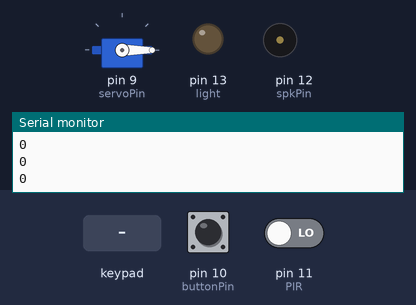
The sketch below on a simulated Arduino Uno, built with avr-gcc and run on an emulated ATmega328P. Shown: servo, output pins drawn as LEDs (lit = HIGH), buzzer (waves = sounding), the last lines printed to the serial monitor. The test bench sets the inputs (shaded band); at power-on: pin 11 (PIR) LOW, pin 10 (buttonPin) LOW.

Above: at 1.2 s.
1.3 s: pin 11 (PIR) driven HIGH
At 1.7 s:
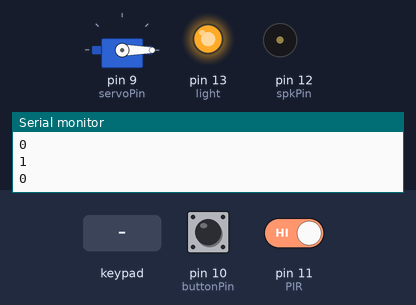
2.8 s: pin 10 (buttonPin) pulled HIGH for 0.15 s
At 3.25 s:
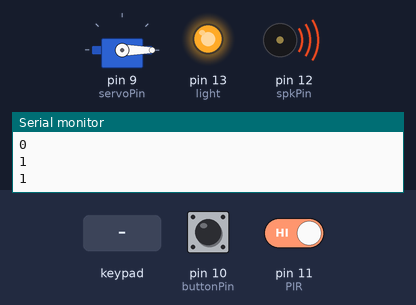
5.9 s: pin 10 (buttonPin) pulled HIGH for 3.2 s
At 7.6 s:
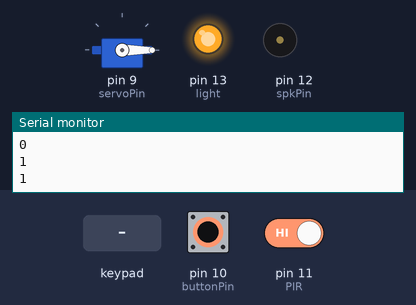
10.6 s: keypad keys 3 6 9 # pressed 0.4 s apart
At 13.0 s:
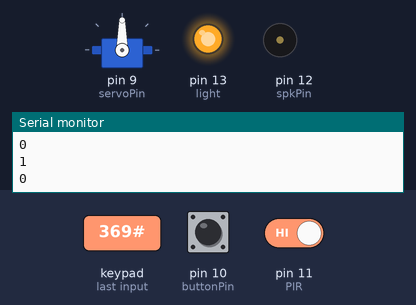
15.2 s: pin 10 (buttonPin) pulled HIGH for 1 s
At 18.4 s:
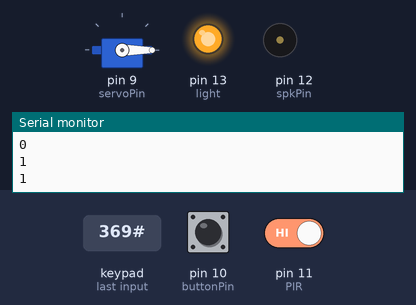
Timing chart, 0 to 20.2 s (numbered marks = the images above; inputs shaded):
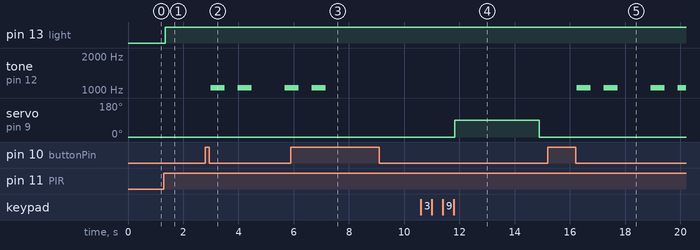

Measured:
- after the input at 1.3 s, pin 13 (light): LOW → HIGH at once
- after the input at 2.8 s, tone on pin 12 (spkPin): goes 1047 Hz 0.50 s, silent 0.48 s, 1047 Hz 0.50 s, silent 1.2 s, then 1047 Hz, starting after 0.20 s
- after the input at 5.9 s, tone on pin 12 (spkPin): goes on until 7.2 s, then stays silent
- after the input at 10.6 s, servo on pin 9 (servoPin): 0° → 90° after 1.2 s, → 0° 3.1 s later
- after the input at 15.2 s, tone on pin 12 (spkPin): goes 1047 Hz 0.50 s, silent 0.48 s, 1047 Hz 0.50 s, silent 1.2 s, 1047 Hz 0.50 s, silent 0.48 s, then 1047 Hz, starting after 1.1 s

The sketch:

MainProgram.ino
```cpp
#include <Servo.h> //include servo library
#include <Keypad.h> //includes the library for the keypad
#include "pitches.h" //includes pitches header file


#define light 13 // assign the keyword light to pin 13
#define spkPin 12 // assign the keyword spkPin to pin 12
#define PIR 11 // assign the keyword PIR to pin 11
#define buttonPin 10 // assign keyword buttonPin to pin 10
#define servoPin 9  //pin for the servo motor


int alarmState = false; //Variable for the push button status to open door
int valPIR = 0; //Value the PIR senses
const byte ROWS = 4; //4 rows for the keypad
const byte COLS = 3; //3 columns for the keypad
String password = "369#"; //password to open door
String passwordAttempt = ""; //empty string for the password attempt

//notes in the melody
int melody[] = {
  NOTE_C6, 0, NOTE_C6
};
//the duration of each note: 4 = quarter note, 8 = eighth note, etc...
int noteDurations[] = {
  2, 4, 2
};
//Keyboard layout
char keys[ROWS][COLS] = {
  {'1', '2', '3'},
  {'4', '5', '6'},
  {'7', '8', '9'},
  {'*', '0', '#'}
};
byte rowPins[ROWS] = {8, 7, 6, 5}; //connect to the row pins of the keypad
byte colPins[COLS] = {4, 3, 2}; //connect to the column pins of the keypad

Servo myServo;
Keypad keypad = Keypad( makeKeymap(keys), rowPins, colPins, ROWS, COLS );

/////////////////Setup Code////////////////////////////////////

void setup() {
  Serial.begin(9600);
  pinMode (buttonPin, INPUT);
  pinMode (PIR, INPUT);
  pinMode (light, OUTPUT);
  myServo.attach(servoPin);
}

////////////////////Main Code//////////////////////////////////

void loop() {
  doorCommand(); //This function checks a password to open the door
  checkAlarm(); //This function checks if the alarm is set or not
  valPIR = digitalRead(PIR); //reads the value the PIR is receiving
  Serial.println (valPIR); //prints the value to the serial monitor
  Serial.println (alarmState);
  //if the PIR detects someone turn the lights on
  if (valPIR == HIGH) {
    digitalWrite (light, HIGH);
    //if the alarm is set it will sound
    while (alarmState == 1) {
      alarmOn();
      checkAlarm();
    }
  }
  //if the PIR doesn't detect someone turn the lights off
  if (valPIR == LOW)
    digitalWrite (light, LOW);
}

//////////////////Functions///////////////////////////////////////////

void doorCommand() {
  char key = keypad.getKey(); //get the character from keypad
  if (key) {
    //Serial.println(key);
    passwordAttempt += String(key); //add character to string attempt
  }
  if (passwordAttempt.equals(password)) {
    myServo.write(90); //set servo to midpoint (open door)
    delay (3000); //precaution delay
    passwordAttempt = "";
  }
  else {
    myServo.write(0); // servo position is 0 (door closed)
    delay (1); //door open delay
  }
}

void alarmOn () {
  // iterate over the notes of the melody:
  for (int thisNote = 0; thisNote < 3; thisNote++) {

    // to calculate the note duration, take one second divided by the note type.
    //e.g. quarter note = 1000 / 4, eighth note = 1000/8, etc.
    int noteDuration = 1000 / noteDurations[thisNote];
    tone(spkPin, melody[thisNote], noteDuration);

    // to distinguish the notes, set a minimum time between them.
    // the note's duration + 30% seems to work well:
    int pauseBetweenNotes = noteDuration * 1.30;
    delay(pauseBetweenNotes);
    // stop the tone playing:
    noTone(spkPin);
  }
  delay (1000);
}

void checkAlarm () {
  //Checks if the alarm is activated or not
  if (digitalRead(buttonPin) == true) {
    alarmState = !alarmState;
  }
  while (digitalRead(buttonPin) == true);
  delay(50);
}
```

pitches.h
```cpp
/*************************************************
 * Public Constants
 *************************************************/

#define NOTE_B0  31
#define NOTE_C1  33
#define NOTE_CS1 35
#define NOTE_D1  37
#define NOTE_DS1 39
#define NOTE_E1  41
#define NOTE_F1  44
#define NOTE_FS1 46
#define NOTE_G1  49
#define NOTE_GS1 52
#define NOTE_A1  55
#define NOTE_AS1 58
#define NOTE_B1  62
#define NOTE_C2  65
#define NOTE_CS2 69
#define NOTE_D2  73
#define NOTE_DS2 78
#define NOTE_E2  82
#define NOTE_F2  87
#define NOTE_FS2 93
#define NOTE_G2  98
#define NOTE_GS2 104
#define NOTE_A2  110
#define NOTE_AS2 117
#define NOTE_B2  123
#define NOTE_C3  131
#define NOTE_CS3 139
#define NOTE_D3  147
#define NOTE_DS3 156
#define NOTE_E3  165
#define NOTE_F3  175
#define NOTE_FS3 185
#define NOTE_G3  196
#define NOTE_GS3 208
#define NOTE_A3  220
#define NOTE_AS3 233
#define NOTE_B3  247
#define NOTE_C4  262
#define NOTE_CS4 277
#define NOTE_D4  294
#define NOTE_DS4 311
#define NOTE_E4  330
#define NOTE_F4  349
#define NOTE_FS4 370
#define NOTE_G4  392
#define NOTE_GS4 415
#define NOTE_A4  440
#define NOTE_AS4 466
#define NOTE_B4  494
#define NOTE_C5  523
#define NOTE_CS5 554
#define NOTE_D5  587
#define NOTE_DS5 622
#define NOTE_E5  659
#define NOTE_F5  698
#define NOTE_FS5 740
#define NOTE_G5  784
#define NOTE_GS5 831
#define NOTE_A5  880
#define NOTE_AS5 932
#define NOTE_B5  988
#define NOTE_C6  1047
#define NOTE_CS6 1109
#define NOTE_D6  1175
#define NOTE_DS6 1245
#define NOTE_E6  1319
#define NOTE_F6  1397
#define NOTE_FS6 1480
#define NOTE_G6  1568
#define NOTE_GS6 1661
#define NOTE_A6  1760
#define NOTE_AS6 1865
#define NOTE_B6  1976
#define NOTE_C7  2093
#define NOTE_CS7 2217
#define NOTE_D7  2349
#define NOTE_DS7 2489
#define NOTE_E7  2637
#define NOTE_F7  2794
#define NOTE_FS7 2960
#define NOTE_G7  3136
#define NOTE_GS7 3322
#define NOTE_A7  3520
#define NOTE_AS7 3729
#define NOTE_B7  3951
#define NOTE_C8  4186
#define NOTE_CS8 4435
#define NOTE_D8  4699
#define NOTE_DS8 4978
```
